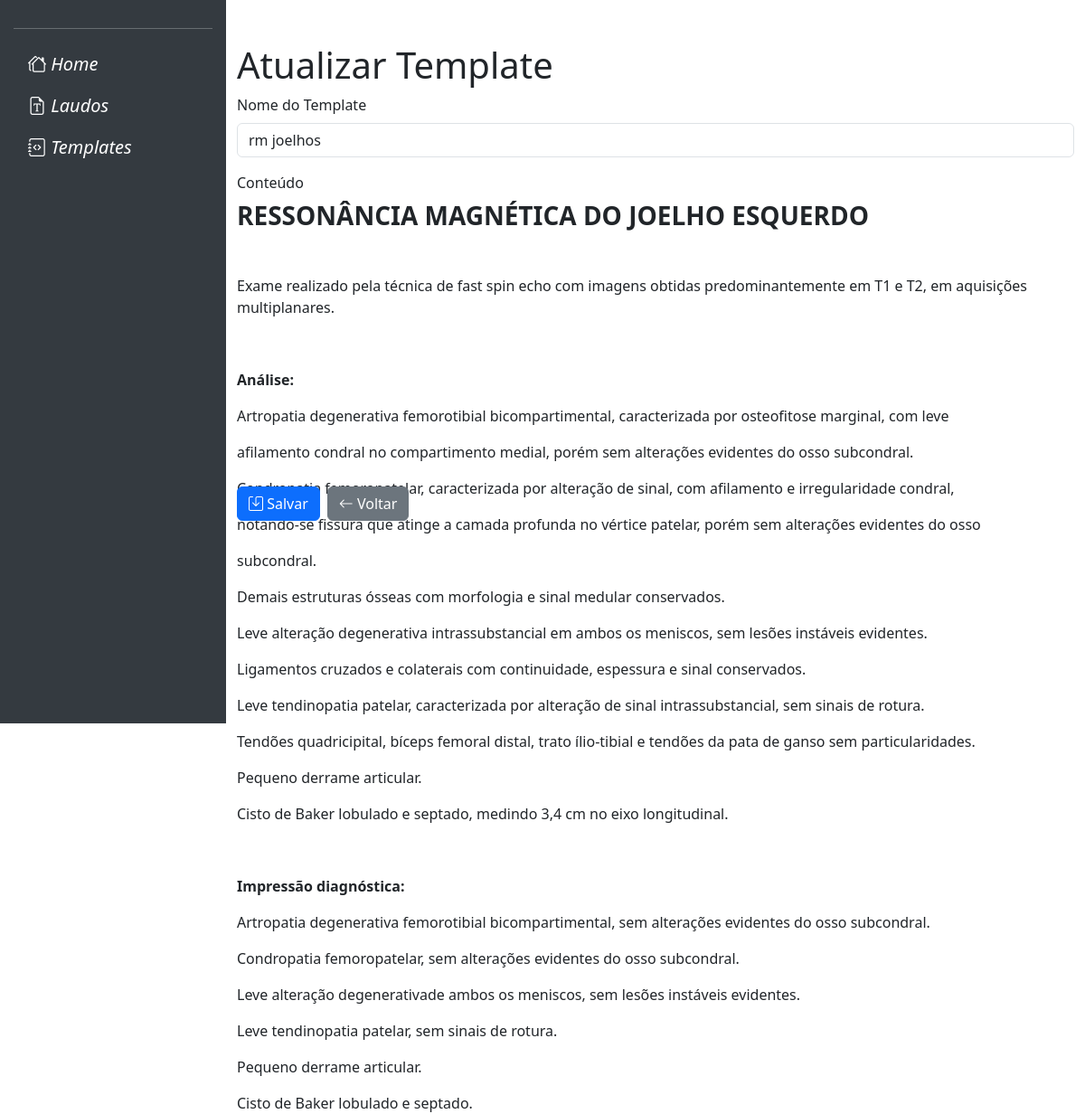
/template/3/edit/ (signed in), run on an earlier commit of the app's database.
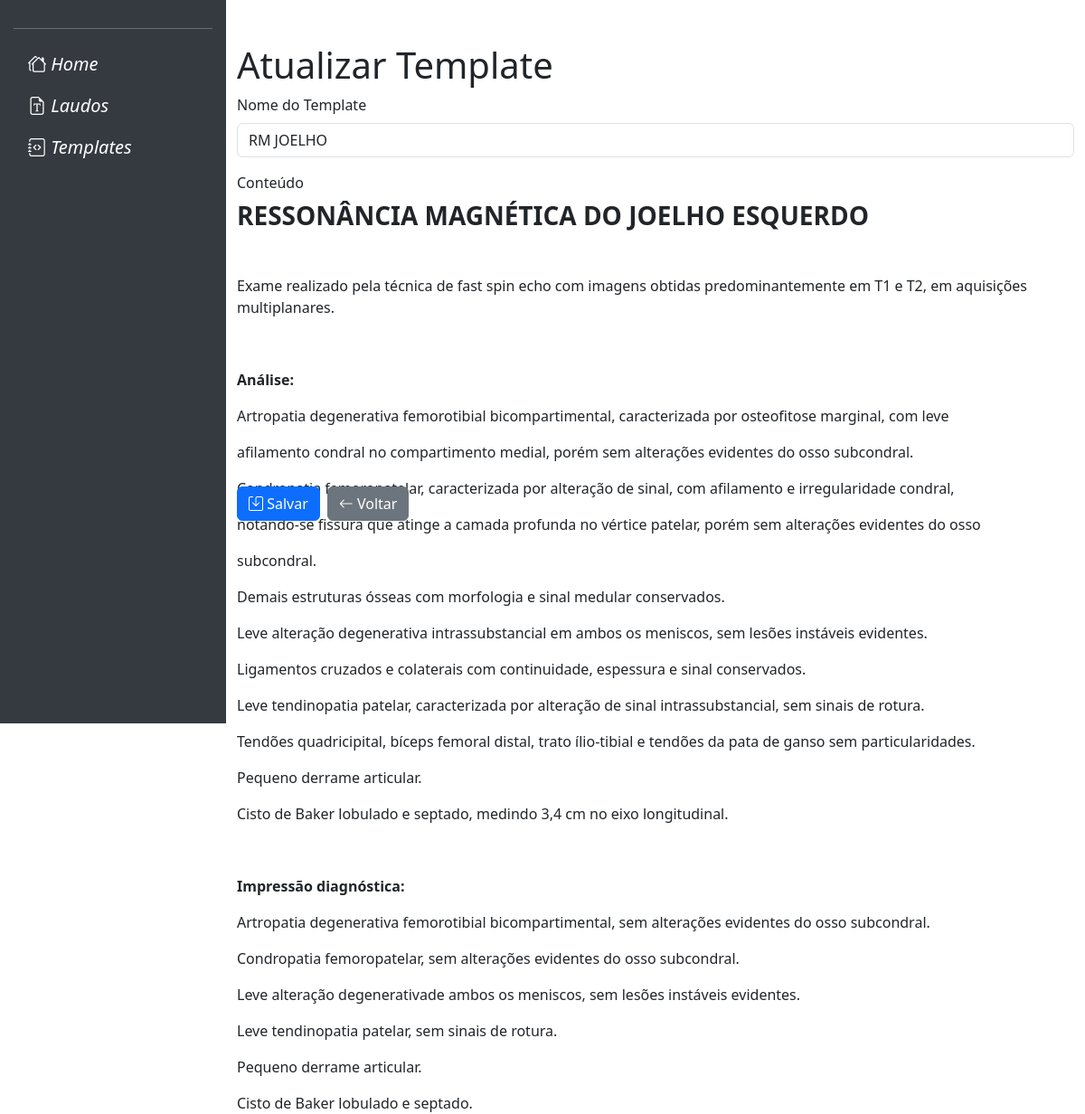
And on a later commit of the database.
### laudos/models.py (models this page shows, shortened)
class LaudoTemplate(models.Model):
    name = models.CharField(max_length=100)
    content = models.TextField()
    user = models.ForeignKey(User, on_delete=models.CASCADE)
    class Meta:
        unique_together = ('name', 'user')  # Garante que a combinação de nome e usuário seja única

### laudos/views.py (the view, shortened to what this page needs)
# urls.py: path('template/<int:pk>/edit/', TemplateUpdateView.as_view(), name='template_edit'),
class TemplateUpdateView(LoginRequiredMixin, UpdateView):
    login_url = 'login'
    model = LaudoTemplate
    form_class = LaudoTemplateForm
    template_name = 'template_update.html'
    success_url = reverse_lazy('template_list')
    context_object_name = 'template'
    def get_queryset(self):
        return LaudoTemplate.objects.filter(user=self.request.user)

### laudos/forms.py
class LaudoTemplateForm(forms.ModelForm):
    class Meta:
        model = LaudoTemplate
        fields = ['name', 'content']

### laudos/templates/template_update.html (shortened to what this page needs)
{% extends "base.html" %}
{% block content %}
    <head>
        <link href="https://cdn.jsdelivr.net/npm/bootstrap@5.3.3/dist/css/bootstrap.min.css" rel="stylesheet">
        <link href="https://cdn.quilljs.com/1.3.6/quill.snow.css" rel="stylesheet">
        <link href="https://cdnjs.cloudflare.com/ajax/libs/bootstrap-icons/1.10.0/font/bootstrap-icons.min.css" rel="stylesheet">
    </head>
    <main class="container mt-5">
        <div class="mb-3">
            <h1>Atualizar Template</h1>
            <form method="post">
                <div class="mb-3">
                    <label for="templateName" class="form-label">Nome do Template</label>
                    <input type="text" class="form-control" id="templateName" name="name" value="{{ template.name }}" required>
                </div>
                <div class="mb-3">
                    <label for="editor-container" class="form-label">Conteúdo</label>
                    <div id="editor-container" style="height: 300px;">{{ template.content|safe }}</div>
                </div>
                <div class="d-flex gap-2">
                    <button type="submit" class="btn btn-primary">
                        <i class="bi bi-save"></i> Salvar
                    </button>
                    <a href="{% url 'laudo_list' %}" class="btn btn-secondary">
                        <i class="bi bi-arrow-left"></i> Voltar
                    </a>
                </div>
            </form>
        </div>
    </main>
{% endblock content %}

What changed in the data, as far as the page shows it:
changed LaudoTemplate: name "rm joelhos" → "RM JOELHO"
